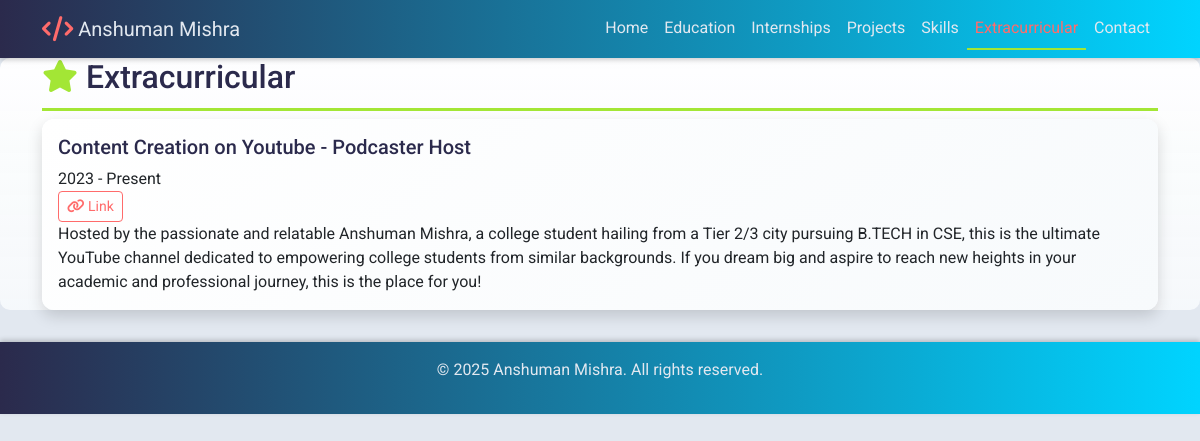
Page /extracurricular/ on the committed database.
### myportfolio/models.py (models this page shows, shortened)
class Extracurricular(models.Model):
    title = models.CharField(max_length=100)
    role = models.CharField(max_length=100)
    duration = models.CharField(max_length=50)
    link = models.URLField(blank=True, null=True)
    description = models.TextField()

### myportfolio/views.py (the view)
# urls.py: path('extracurricular/', views.extracurricular, name='extracurricular'),
def extracurricular(request):
    extracurriculars = Extracurricular.objects.all()
    return render(request, 'myportfolio/extracurricular.html', {'extracurriculars': extracurriculars})

### myportfolio/templates/myportfolio/extracurricular.html (shortened to what this page needs)
{% extends 'myportfolio/base.html' %}
{% block content %}
    <section class="section animate__animated animate__fadeIn">
        <div class="container">
            <h2 class="animate__animated animate__fadeInLeft"><i class="fas fa-star" style="color: var(--accent2);"></i> Extracurricular</h2>
            {% for extracurricular in extracurriculars %}
            <div class="card">
                <div class="card-body">
                    <h5 class="card-title">{{ extracurricular.title }} - {{ extracurricular.role }}</h5>
                    <p class="card-text">
                        {{ extracurricular.duration }}<br>
                        {% if extracurricular.link %}
                            <a href="{{ extracurricular.link }}" class="btn btn-sm btn-outline-primary"><i class="fas fa-link" style="color: var(--accent1);"></i> Link</a><br>
                        {% endif %}
                        {{ extracurricular.description }}
                    </p>
                </div>
            </div>
            {% endfor %}
        </div>
    </section>
{% endblock %}

### myportfolio/static/myportfolio/css/style.css (style rules this page uses)
:root { --primary: #2B2A4C; --secondary: #00D4FF; --accent1: #FF6B6B; --accent2: #A3E635; --background: #E2E8F0; --text: #1A1A2E; }
body { background-color: var(--background); color: var(--text); font-family: 'Roboto', sans-serif; overflow-x: hidden; scroll-behavior: smooth; }
.card { border: none; border-radius: 12px; background: linear-gradient(145deg, #FFFFFF, #F7FAFC); box-shadow: 0 6px 15px rgba(0, 0, 0, 0.15); transition: transform 0.4s ease, box-shadow 0.4s ease, background 0.4s ease; opacity: 0; position: relative; overflow: hidden; }
.card.animate { opacity: 1; animation: slideInUp 0.6s ease forwards; }
.card::after { content: ''; position: absolute; top: 0; left: 0; width: 100%; height: 100%; background: linear-gradient(180deg, rgba(43, 42, 76, 0.4), transparent); opacity: 0; transition: opacity 0.4s ease; }
.card-title { color: var(--primary); transition: color 0.4s ease; }
.btn-outline-primary { border-color: var(--accent1); color: var(--accent1); transition: all 0.3s ease; }
.section { background: linear-gradient(to bottom, rgba(255, 255, 255, 0.95), rgba(247, 250, 252, 0.9)); margin-bottom: 2rem; position: relative; border-radius: 10px; }
.section h2 { color: var(--primary); border-bottom: 3px solid var(--accent2); padding-bottom: 0.7rem; }

### rows in the picture
Extracurricular: title "Content Creation on Youtube", role "Podcaster Host", duration "2023 - Present", description "Hosted by the passionate and relatable Anshuman Mishra, a college student hailing from a Tier 2/3 city pursuing B.TECH in CSE, this is the ultimate YouTube channel dedicated to empowering college students from similar backgrounds. If you dream big and aspire to reach new heights in your academic and professional journey, this is the place for you!"
